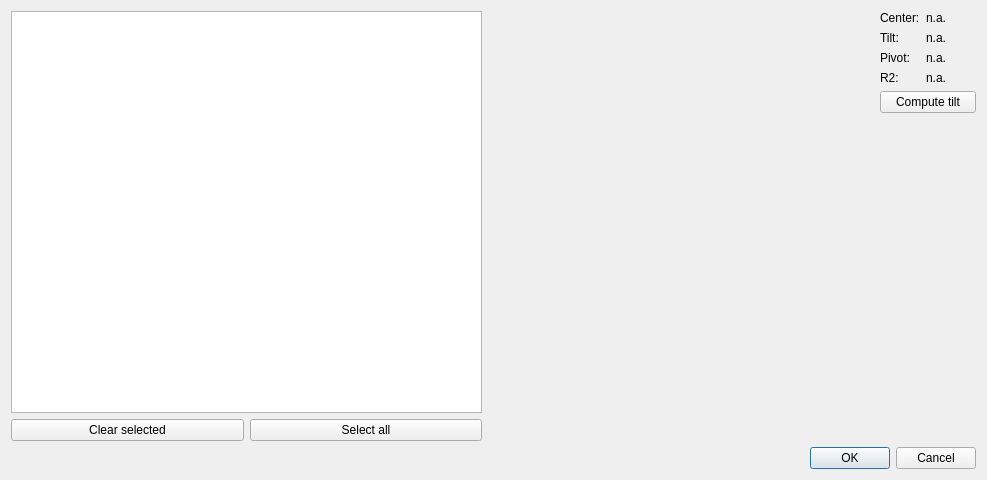
<?xml version="1.0" encoding="UTF-8"?>
<ui version="4.0">
 <class>ViewGeometryListDialog</class>
 <widget class="QDialog" name="ViewGeometryListDialog">
  <property name="geometry">
   <rect>
    <x>0</x>
    <y>0</y>
    <width>987</width>
    <height>480</height>
   </rect>
  </property>
  <property name="windowTitle">
   <string>Stored configurations</string>
  </property>
  <layout class="QVBoxLayout" name="verticalLayout">
   <item>
    <layout class="QHBoxLayout" name="horizontalLayout_2">
     <item>
      <layout class="QVBoxLayout" name="verticalLayout_2">
       <item>
        <widget class="QListWidget" name="listWidget"/>
       </item>
       <item>
        <layout class="QHBoxLayout" name="horizontalLayout">
         <item>
          <widget class="QPushButton" name="buttonClearSelected">
           <property name="toolTip">
            <string>Remove the checked items from the geometry list</string>
           </property>
           <property name="text">
            <string>Clear selected</string>
           </property>
          </widget>
         </item>
         <item>
          <widget class="QPushButton" name="buttonSelectAll">
           <property name="toolTip">
            <string>Select all stored geometry items</string>
           </property>
           <property name="text">
            <string>Select all</string>
           </property>
          </widget>
         </item>
        </layout>
       </item>
      </layout>
     </item>
     <item>
      <widget class="QtAddons::ImageViewerWidget" name="imageViewer" native="true">
       <property name="minimumSize">
        <size>
         <width>386</width>
         <height>0</height>
        </size>
       </property>
      </widget>
     </item>
     <item>
      <layout class="QVBoxLayout" name="verticalLayout_3">
       <item>
        <layout class="QFormLayout" name="formLayout">
         <item row="0" column="0">
          <widget class="QLabel" name="label1">
           <property name="text">
            <string>Center:</string>
           </property>
          </widget>
         </item>
         <item row="1" column="0">
          <widget class="QLabel" name="label2">
           <property name="text">
            <string>Tilt:</string>
           </property>
          </widget>
         </item>
         <item row="1" column="1">
          <widget class="QLabel" name="labelTilt">
           <property name="text">
            <string>n.a.</string>
           </property>
          </widget>
         </item>
         <item row="2" column="0">
          <widget class="QLabel" name="label3">
           <property name="text">
            <string>Pivot:</string>
           </property>
          </widget>
         </item>
         <item row="2" column="1">
          <widget class="QLabel" name="labelPivot">
           <property name="text">
            <string>n.a.</string>
           </property>
          </widget>
         </item>
         <item row="3" column="0">
          <widget class="QLabel" name="label4">
           <property name="text">
            <string>R2:</string>
           </property>
          </widget>
         </item>
         <item row="3" column="1">
          <widget class="QLabel" name="labelR2">
           <property name="text">
            <string>n.a.</string>
           </property>
          </widget>
         </item>
         <item row="0" column="1">
          <widget class="QLabel" name="labelCenter">
           <property name="sizePolicy">
            <sizepolicy hsizetype="Preferred" vsizetype="Preferred">
             <horstretch>0</horstretch>
             <verstretch>0</verstretch>
            </sizepolicy>
           </property>
           <property name="minimumSize">
            <size>
             <width>50</width>
             <height>0</height>
            </size>
           </property>
           <property name="text">
            <string>n.a.</string>
           </property>
          </widget>
         </item>
        </layout>
       </item>
       <item>
        <widget class="QPushButton" name="buttonComputeTilt">
         <property name="toolTip">
          <string>Estimate acquisition axis tilt from the selected geometry items.</string>
         </property>
         <property name="text">
          <string>Compute tilt</string>
         </property>
        </widget>
       </item>
       <item>
        <spacer name="verticalSpacer">
         <property name="orientation">
          <enum>Qt::Vertical</enum>
         </property>
         <property name="sizeHint" stdset="0">
          <size>
           <width>20</width>
           <height>40</height>
          </size>
         </property>
        </spacer>
       </item>
      </layout>
     </item>
    </layout>
   </item>
   <item>
    <widget class="QDialogButtonBox" name="buttonBox">
     <property name="orientation">
      <enum>Qt::Horizontal</enum>
     </property>
     <property name="standardButtons">
      <set>QDialogButtonBox::Cancel|QDialogButtonBox::Ok</set>
     </property>
    </widget>
   </item>
  </layout>
 </widget>
 <customwidgets>
  <customwidget>
   <class>QtAddons::ImageViewerWidget</class>
   <extends>QWidget</extends>
   <header location="global">imageviewerwidget.h</header>
   <container>1</container>
   <slots>
    <signal>levelsChanged(float,float)</signal>
   </slots>
  </customwidget>
 </customwidgets>
 <resources/>
 <connections>
  <connection>
   <sender>buttonBox</sender>
   <signal>accepted()</signal>
   <receiver>ViewGeometryListDialog</receiver>
   <slot>accept()</slot>
   <hints>
    <hint type="sourcelabel">
     <x>248</x>
     <y>254</y>
    </hint>
    <hint type="destinationlabel">
     <x>157</x>
     <y>274</y>
    </hint>
   </hints>
  </connection>
  <connection>
   <sender>buttonBox</sender>
   <signal>rejected()</signal>
   <receiver>ViewGeometryListDialog</receiver>
   <slot>reject()</slot>
   <hints>
    <hint type="sourcelabel">
     <x>316</x>
     <y>260</y>
    </hint>
    <hint type="destinationlabel">
     <x>286</x>
     <y>274</y>
    </hint>
   </hints>
  </connection>
 </connections>
</ui>
